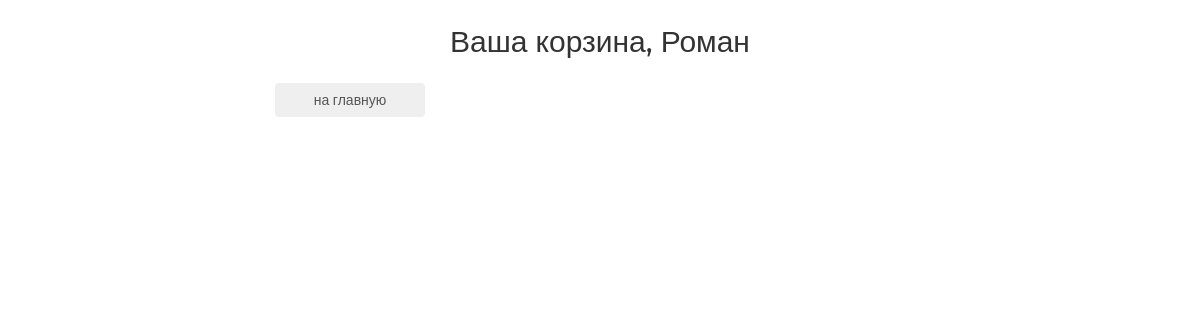
Page /basket/ (signed in) on the earlier database version.
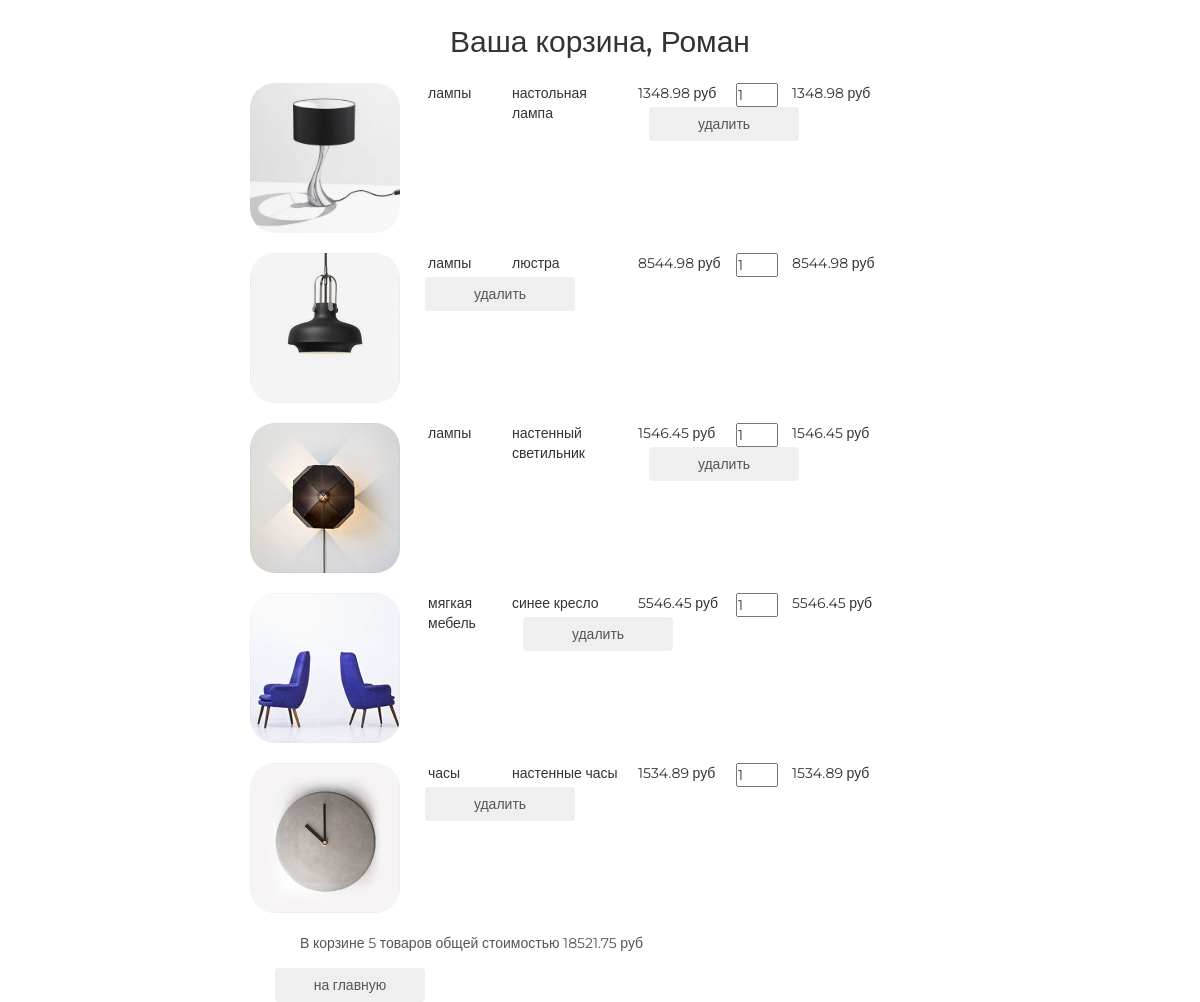
Same page on the later database version.
### basketapp/models.py (models this page shows, shortened)
class Basket(models.Model):
    objects = BasketQuerySet.as_manager()
    user = models.ForeignKey(settings.AUTH_USER_MODEL, on_delete=models.CASCADE, related_name='basket')
    product = models.ForeignKey(Product, db_index=True,  on_delete=models.CASCADE)
    quantity = models.PositiveSmallIntegerField(verbose_name='количество', default=0)
    add_datetime = models.DateTimeField(auto_now_add=True, verbose_name='время')
    @property
    def product_cost(self):
        return self.product.price * self.quantity
    @property
    def total_quantity(self):
        _item = Basket.objects.filter(user=self.user)
        _total_quantity = sum(list(map(lambda x: x.quantity, _item)))
        return _total_quantity
    @property
    def total_cost(self):
        _item = Basket.objects.filter(user=self.user)
        _total_cost = sum(list(map(lambda x: x.product_cost, _item)))
        return _total_cost

### mainapp/models.py (models this page shows, shortened)
class Product(models.Model):
    category = models.ForeignKey(ProductCategory, db_index=True,  on_delete=models.CASCADE)
    name = models.CharField(verbose_name='наименование продука', max_length=128)
    image = models.ImageField(upload_to='product_images', blank=True)
    short_desc = models.CharField(verbose_name='кратокое описание продукта', max_length=60, blank=True)
    description = models.TextField(verbose_name='описание продукта', blank=True)
    price = models.DecimalField(verbose_name='цена продукта', max_digits=8, decimal_places=2, default=0)
    quantity = models.PositiveIntegerField(verbose_name='количество на складе', default=0)
    is_active = models.BooleanField(db_index=True, verbose_name='активна', default=True)

class ProductCategory(models.Model):
    name = models.CharField(verbose_name='наиментование категории', max_length=64, unique=True)
    description = models.TextField(verbose_name='описание категории', blank=True)
    create_dt = models.DateTimeField(verbose_name='дата создания категории', auto_now_add=True)
    is_active = models.BooleanField(db_index=True, verbose_name='активна', default=True)

### authapp/models.py (models this page shows, shortened)
class ShopUser(AbstractUser):
    avatar = models.ImageField(upload_to='users_avatars', blank=True)
    age = models.PositiveSmallIntegerField(verbose_name='возраст', blank=True)
    activation_key = models.CharField(max_length=128, blank=True)
    activation_key_expires = models.DateTimeField(auto_now_add=True, blank=True, null=True)

### basketapp/views.py (the view)
# urls.py: path('', basketapp.basket, name = 'view'),
@login_required
def basket(request):
    title = 'корзина'
    basket_items = Basket.objects.filter(user=request.user).order_by('product__category').\
        select_related()
    content = {
        'title': title,
        'basket_items': basket_items,
    }
    return render(request, 'basketapp/basket.html', content)

### mainapp/context_processors.py (called while the page is built)
def basket(request):
    print(f'context processor basket works')
    basket = []
    if request.user.is_authenticated:
        basket = Basket.objects.filter(user=request.user).order_by('product__category').select_related()
    return {
        'basket': basket,
    }

### basketapp/templates/basketapp/basket.html
{% extends 'basketapp/base.html' %}
{% load static %}
{% block content %}
      <div class="basket_list">
        {% include 'basketapp/includes/inc_basket_list.html' %}
      </div>
    <div>
        <button class="btn btn-round">
          <a href="{% url 'main' %}">на главную</a>
        </button>
    </div>
{% endblock %}

### basketapp/templates/basketapp/includes/inc_basket_list.html
{% for item in basket_items %}
    <div class="basket_record">
      <img src="/media/{{ item.product.image }}"
           alt="{{ item.product.short_desc }}">
      <span class="category_name">{{ item.product.category.name }}</span>
      <span class="product_name">{{ item.product.name }}</span>
      <span class="product_price">{{ item.product.price }} руб</span>
      <input type="number" name="{{ item.pk }}"
                           min="0"
                           value="{{ item.quantity }}">
      <span class="product_cost">{{ item.product_cost }} руб</span>
      <button class="btn btn-round">
        <a href="{% url 'basket:remove' item.pk %}" class="">
          удалить
        </a>
      </button>
    </div>
  {% endfor %}
{% if basket_items %}
    <div class="basket_summary">
      В корзине {{ basket_items.0.total_quantity }} товаров общей стоимостью
                {{ basket_items.0.total_cost }} руб
    </div>
{% endif %}

Differences in the rows shown:
added Basket: product.image (picture), product.category.name "лампы", product.name "настольная лампа", product.price "1348.98", quantity "1", product_cost "1348.98", user+quantity "5", user+product+quantity "18521.75"
added Basket: product.image (picture), product.category.name "лампы", product.name "люстра", product.price "8544.98", quantity "1", product_cost "8544.98"
added Basket: product.image (picture), product.category.name "лампы", product.name "настенный светильник", product.price "1546.45", quantity "1", product_cost "1546.45"
added Basket: product.image (picture), product.category.name "мягкая мебель", product.name "синее кресло", product.price "5546.45", quantity "1", product_cost "5546.45"
added Basket: product.image (picture), product.category.name "часы", product.name "настенные часы", product.price "1534.89", quantity "1", product_cost "1534.89"
Other differences:
text now shown: "В корзине товаров общей стоимостью руб"
